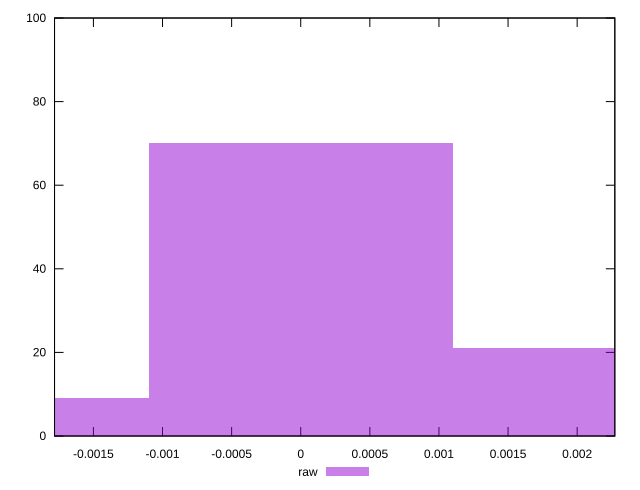

Here is the gnuplot script that generated this plot:
reset

$raw <<EOF
0 70
0.002200095051925367 21
-0.002200095051925367 9
EOF

set key outside below
set boxwidth 0.002200095051925367
set xrange [-0.0017813197609503992:0.002272467788719008]
set yrange [0:100]
set trange [0:100]
set style fill transparent solid 0.5 noborder
set terminal svg size 640, 490 enhanced background rgb 'white'
set output "reports/report_00033_2021-03-01T14-23-16.841Z/meta/pScore-difference/samples/astro/raw/histogram.svg"

plot $raw title "raw" with boxes

reset
